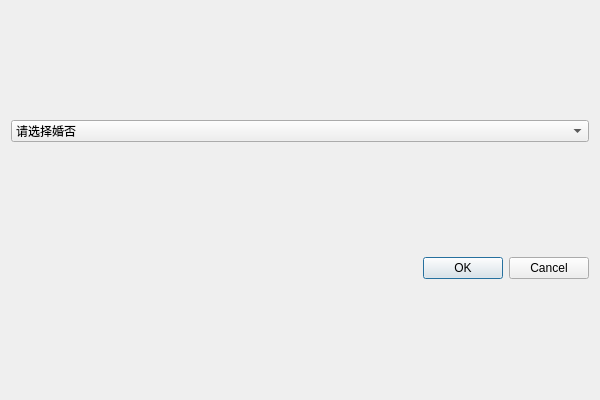
<?xml version="1.0" encoding="UTF-8"?>
<ui version="4.0">
 <class>DialogMarriageFilter</class>
 <widget class="QDialog" name="DialogMarriageFilter">
  <property name="geometry">
   <rect>
    <x>0</x>
    <y>0</y>
    <width>600</width>
    <height>400</height>
   </rect>
  </property>
  <property name="windowTitle">
   <string>Dialog</string>
  </property>
  <property name="styleSheet">
   <string notr="true">#DialogMarriageFilter{border-image: url(:/background/picture3.png);}</string>
  </property>
  <layout class="QVBoxLayout" name="verticalLayout">
   <item>
    <widget class="QComboBox" name="comboBoxMarriageFilter">
     <property name="styleSheet">
      <string notr="true">font: 14pt &quot;楷体&quot;;</string>
     </property>
     <item>
      <property name="text">
       <string>请选择婚否</string>
      </property>
     </item>
     <item>
      <property name="text">
       <string>已婚</string>
      </property>
     </item>
     <item>
      <property name="text">
       <string>未婚</string>
      </property>
     </item>
    </widget>
   </item>
   <item>
    <widget class="QDialogButtonBox" name="buttonBoxMarriageFilter">
     <property name="orientation">
      <enum>Qt::Horizontal</enum>
     </property>
     <property name="standardButtons">
      <set>QDialogButtonBox::Cancel|QDialogButtonBox::Ok</set>
     </property>
    </widget>
   </item>
  </layout>
 </widget>
 <resources/>
 <connections>
  <connection>
   <sender>buttonBoxMarriageFilter</sender>
   <signal>accepted()</signal>
   <receiver>DialogMarriageFilter</receiver>
   <slot>accept()</slot>
   <hints>
    <hint type="sourcelabel">
     <x>248</x>
     <y>254</y>
    </hint>
    <hint type="destinationlabel">
     <x>157</x>
     <y>274</y>
    </hint>
   </hints>
  </connection>
  <connection>
   <sender>buttonBoxMarriageFilter</sender>
   <signal>rejected()</signal>
   <receiver>DialogMarriageFilter</receiver>
   <slot>reject()</slot>
   <hints>
    <hint type="sourcelabel">
     <x>316</x>
     <y>260</y>
    </hint>
    <hint type="destinationlabel">
     <x>286</x>
     <y>274</y>
    </hint>
   </hints>
  </connection>
 </connections>
</ui>
